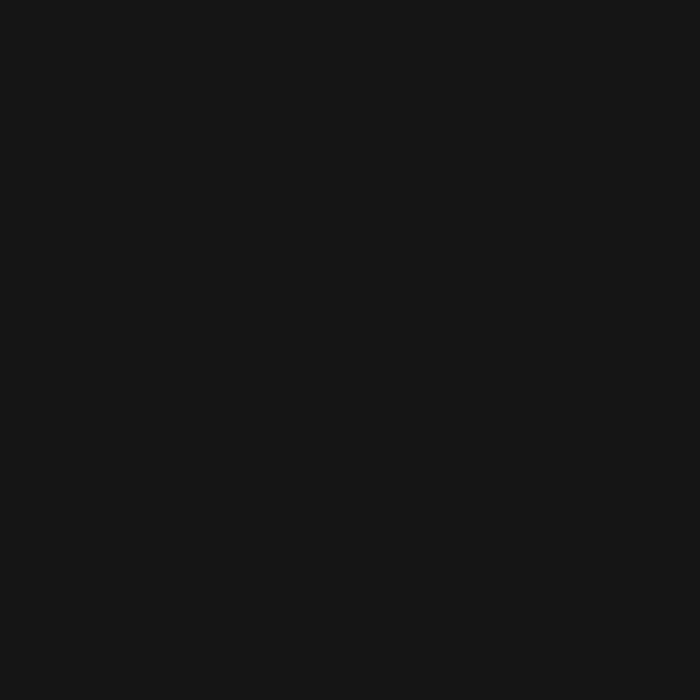
Frame 1 (no input)
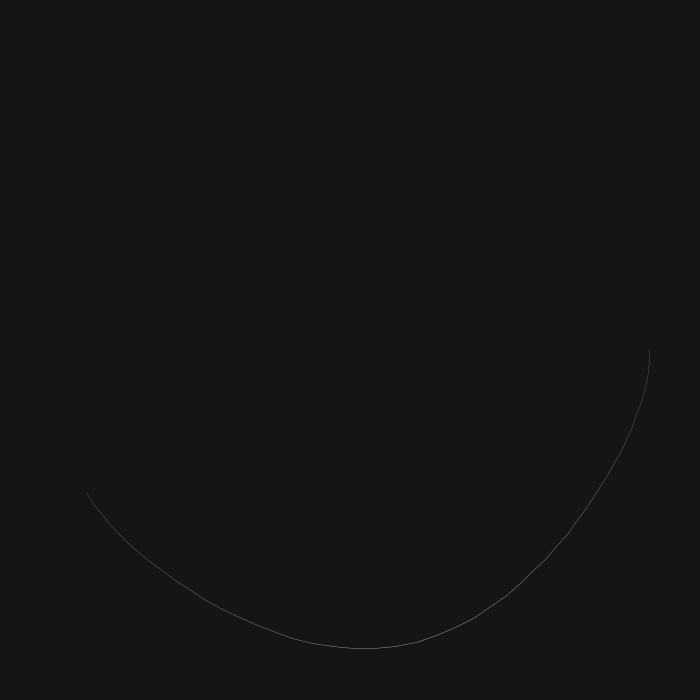
Frame 60 (the mouse pressed at the canvas centre just before this capture)
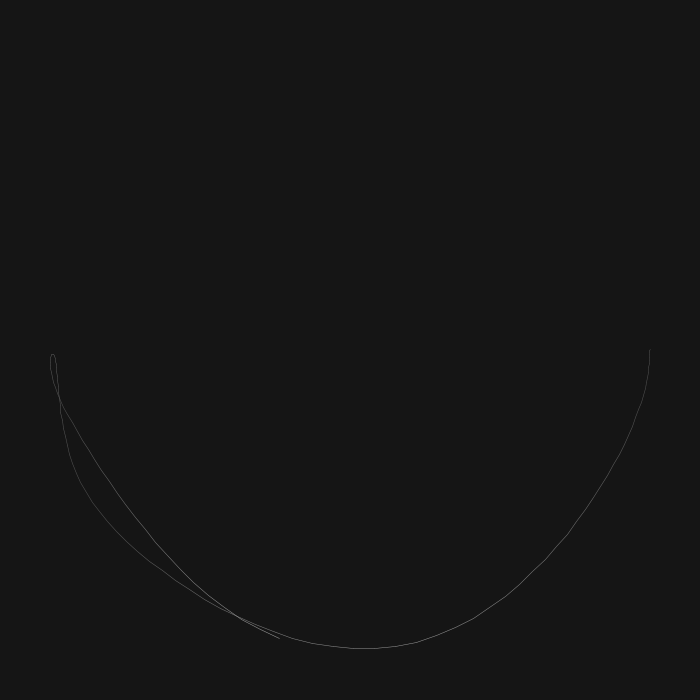
Frame 120 (the mouse held since frame 60 and released just before this capture)

The Processing sketch that drew these frames (run headless with seeded random() and noise(); from frame 60 on, the mouse is pressed at the canvas centre):

// Processing sketch: Double_Pendulum
// ── Double_Pendulum.pde
float x1;
float y1;

float x2;
float y2;

float m1 = 2;
float m2 = 2;

float a1 = HALF_PI;
float a2 = HALF_PI;

float r1 = 150;
float r2 = 150;

float a1_v = 0;
float a2_v = 0;

float g = 0.5;

float px1;
float py1;
float px2;
float py2;

void setup(){
  size(700,700);
  background(21);
}

void draw(){
  //background(51);
  translate(width/2,height/2);
  
  float num1 = -g*(2*m1 + m2)*sin(a1) - m2*g*sin(a1-2*a2)- 2 * sin(a1 - a2) * m2 * (a2_v*a2_v * r2 + a1_v*a1_v * r1 * cos(a1-a2));
  float den1 = r1 * (2* m1 + m2 - m2*cos(2*a1 - 2* a2));
  float a1_a = num1 / den1; 
  
  float num2 = 2 * sin(a1 -a2) * (a1_v*a1_v * r1 * (m1 + m2) + g*(m1+m2) * cos(a1) + a2_v*a2_v * r2 * m2 * cos(a1 -a2)) ; 
  float den2 =  r2*(2* m1 + m2 - m2* cos(2*a1 - 2 * a2));
  
  float a2_a = num2 / den2; 
  
  x1 = sin(a1)*r1;
  y1 = cos(a1)*r1;
  
  x2 = x1 + sin(a2)*r2;
  y2 = y1 + cos(a2)*r2;
  
  stroke(255);
  strokeWeight(1);
  //line(0,0,x1,y1);

  strokeWeight(10);  
  //point(x1,y1);
  
  strokeWeight(1);
  //line(x1,y1, x2,y2);
  
    
  strokeWeight(10);  
  //point(x2,y2);
  
  a1_v += a1_a;
  a2_v += a2_a;
  a1 += a1_v;
  a2 += a2_v;
  
  if(frameCount > 1){
    
   float weight = map(abs(a2_v), 0 , PI, 10, 255) * 8;
   stroke(weight);
   strokeWeight(0.5); 
   line(px2,py2, x2,y2); 
  }
  
  px1 = x1;
  py1 = y1; 
  px2 = x2;
  py2 = y2;
  
} 
